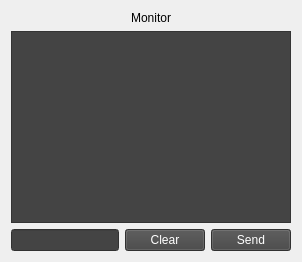
        <widget class="QWidget" name="pMonitor">
         <layout class="QVBoxLayout" name="verticalLayout_2">
          <item>
           <widget class="QLabel" name="laMonitor">
            <property name="text">
             <string>Monitor</string>
            </property>
            <property name="alignment">
             <set>Qt::AlignCenter</set>
            </property>
           </widget>
          </item>
          <item>
           <widget class="QTextBrowser" name="tbMonitor">
            <property name="sizePolicy">
             <sizepolicy hsizetype="Expanding" vsizetype="Expanding">
              <horstretch>0</horstretch>
              <verstretch>0</verstretch>
             </sizepolicy>
            </property>
            <property name="styleSheet">
             <string notr="true">background-color: #444; color: #fff</string>
            </property>
           </widget>
          </item>
          <item>
           <layout class="QHBoxLayout" name="hlCLI_Input">
            <item>
             <widget class="QLineEdit" name="leCLI">
              <property name="styleSheet">
               <string notr="true">background-color: #444; color: #FFF;</string>
              </property>
             </widget>
            </item>
            <item>
             <widget class="QPushButton" name="pbClearCLI">
              <property name="styleSheet">
               <string notr="true">background-color: #444; color: #fff</string>
              </property>
              <property name="text">
               <string>Clear</string>
              </property>
             </widget>
            </item>
            <item>
             <widget class="QPushButton" name="pbSend">
              <property name="styleSheet">
               <string notr="true">background-color: #444; color: #fff</string>
              </property>
              <property name="text">
               <string>Send</string>
              </property>
             </widget>
            </item>
           </layout>
          </item>
         </layout>
        </widget>
